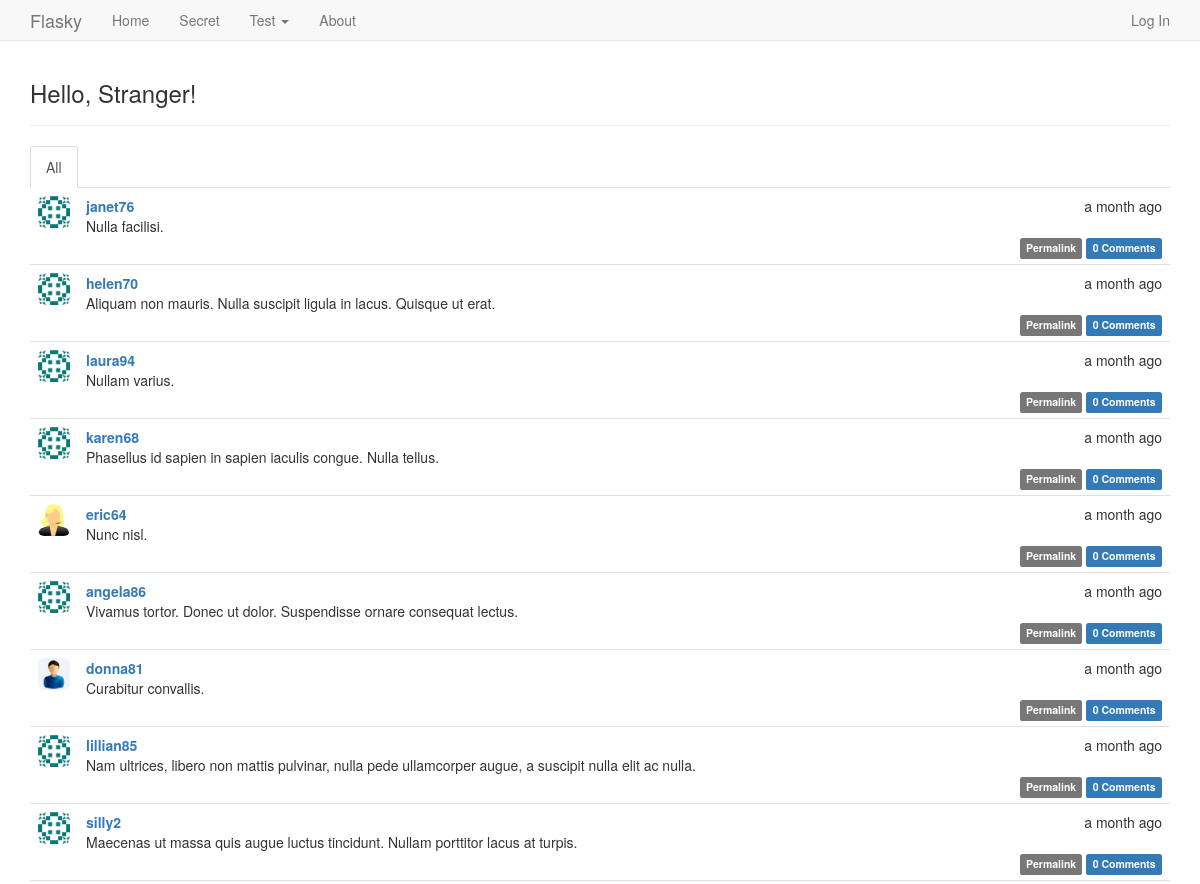
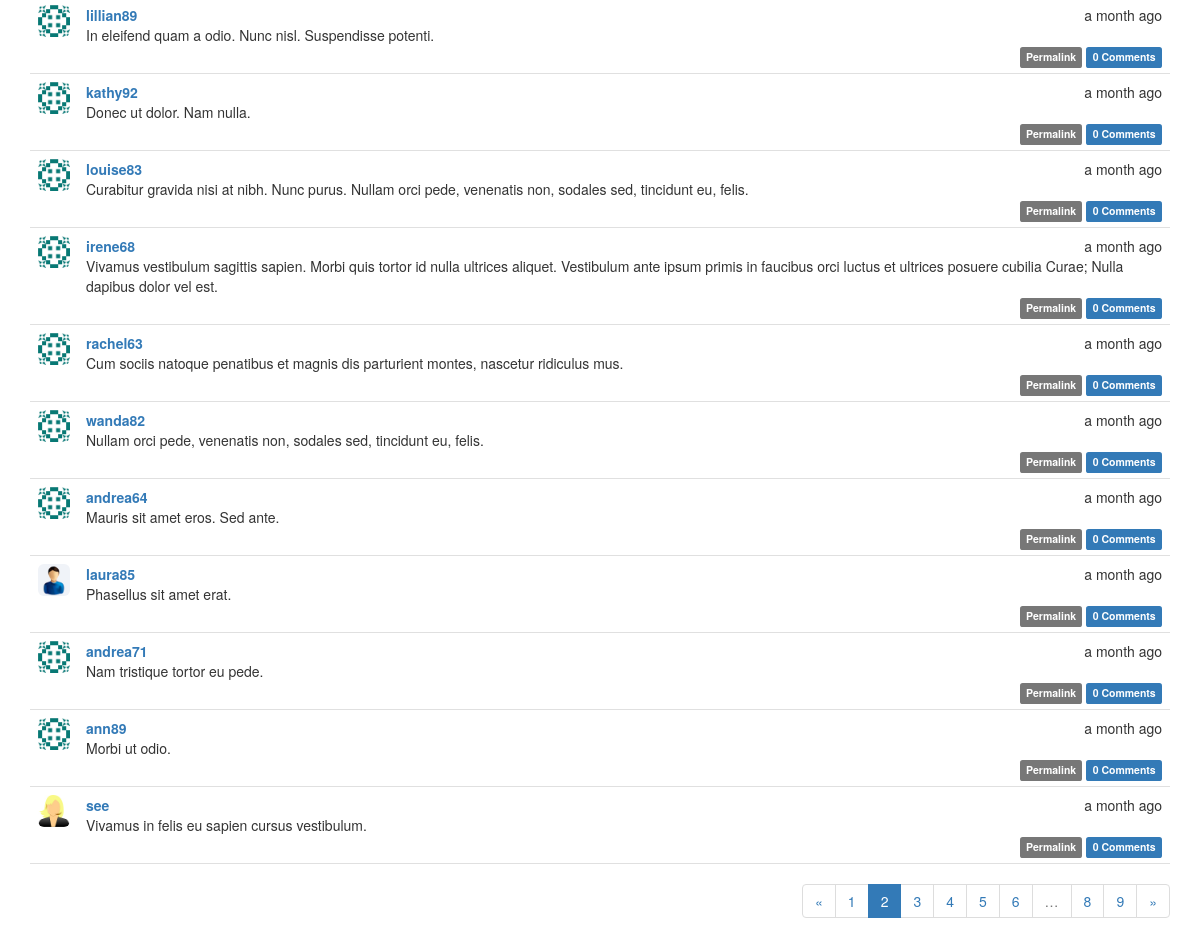
Screenshot of /?page=2 with the database file from the repository (2 pictures, top to bottom).
### app/models.py (models this page shows, shortened)
class Post(db.Model):
    __tablename__ = 'posts'
    id = db.Column(db.Integer, primary_key=True)
    body = db.Column(db.Text)
    timestamp = db.Column(db.DateTime, index=True,default=datetime.utcnow)
    author_id = db.Column(db.Integer, db.ForeignKey('users.id'))
    body_html = db.Column(db.Text)
    comments = db.relationship('Comment', backref='post', lazy='dynamic')

class User(UserMixin, db.Model):
    __tablename__ = 'users'
    id = db.Column(db.Integer, primary_key=True)
    email = db.Column(db.String(64), unique=True, index=True)
    username = db.Column(db.String(64), unique=True, index=True)
    role_id = db.Column(db.Integer, db.ForeignKey('roles.id'))
    password_hash = db.Column(db.String(128))
    confirmed = db.Column(db.Boolean, default=False)
    name = db.Column(db.String(64))
    sex = db.Column(db.Integer)     # 1.male 2.female 0. none
    location = db.Column(db.String(64))
    about_me = db.Column(db.Text())
    member_since = db.Column(db.DateTime(), default=datetime.utcnow)
    last_seen = db.Column(db.DateTime(), default=datetime.utcnow)
    posts = db.relationship('Post', backref='author', lazy='dynamic')
    followed = db.relationship('Follow',
                               foreign_keys=[Follow.follower_id],
                               backref=db.backref('follower', lazy='joined'),
                               lazy='dynamic',
                               cascade='all, delete-orphan')
    followers = db.relationship('Follow',
                                foreign_keys=[Follow.followed_id],
                                backref=db.backref('followed', lazy='joined'),
                                lazy='dynamic',
                                cascade='all, delete-orphan')
    comments = db.relationship('Comment', backref='author', lazy='dynamic')
    @property
    def password(self):
        raise AttributeError('password is not a readable attribute')
    def get_avatar(self):
        if self.sex == 1:
            avatar = 'avatar/male.jpg'
            return avatar
        elif self.sex == 2:
            avatar = 'avatar/female.jpg'
            return avatar
        else:
            avatar = 'avatar/none.jpg'
            return avatar

### app/main/views.py (the view)
@main.route('/', methods=['GET','POST'])
def index():
    form = PostForm()
    if current_user.can(Permission.WRITE_ARTICLES) and form.validate_on_submit():
        print "Comes here..."
        post = Post(body=form.body.data, author=current_user._get_current_object())
        db.session.add(post)
        return redirect(url_for('.index'))
    page =  request.args.get('page',1,type=int)
    show_followed = False
    if current_user.is_authenticated:
        show_followed = bool(request.cookies.get('show_followed', ''))
    if show_followed:
        query = current_user.followed_posts
    else:
        query = Post.query
    pagination = query.order_by(Post.timestamp.desc()).paginate(
        page, per_page=current_app.config['FLASKY_POSTS_PER_PAGE'],
        error_out=False)
    posts = pagination.items
    return render_template('index.html', form=form, posts=posts,show_followed=show_followed,pagination=pagination)

### app/auth/views.py (called while the page is built)
@auth.before_app_request
def before_request():
    if current_user.is_authenticated:
        current_user.ping()
        if not current_user.confirmed and  request.endpoint == 'user.secret':
            return redirect(url_for('auth.unconfirmed'))

### app/main/__init__.py (called while the page is built)
@main.app_context_processor
def inject_permissions():
    return dict(Permission=Permission)

### app/models.py (called while the page is built)
    def can(self, permissions):
        return False

    def is_administrator(self):
        return False

### app/user/__init__.py (called while the page is built)
@user.app_context_processor
def inject_permissions():
    return dict(Permission=Permission)

### app/templates/index.html (shortened to what this page needs)
{% extends "base.html" %}
{% import "bootstrap/wtf.html" as wtf %}
{% import "_macros.html" as macros %}
{% block page_content %}
<div class="page-header">
    <h3>Hello, {% if current_user.is_authenticated %}{{ current_user.username }}{% else %}Stranger{% endif %}!</h3>
</div>
<div class="post-tabs">
    <ul class="nav nav-tabs">
        <li{% if not show_followed %} class="active"{% endif %}><a href="{{ url_for('.show_all') }}">All</a></li>
    </ul>
    {% include '_posts.html' %}
</div>
{% if pagination %}
<div class="pagination">
    {{ macros.pagination_widget(pagination, '.index') }}
</div>
{% endif %}
{% endblock %}

### app/templates/_posts.html (shortened to what this page needs)
<ul class="posts">
    {% for post in posts %}
    <li class="post">
        <div class="post-thumbnail">
            <a href="{{ url_for('user.user_home',username=post.author.username) }}">
                <img class="img-rounded profile-thumbnail0" src="{{ url_for('static',filename=post.author.get_avatar()) }}" with="32" height="32">
            </a>
        </div>
        <div class="post-content">
            <div class="post-date">{{ moment(post.timestamp).fromNow() }}</div>
            <div class="post-author"><a href="{{ url_for('user.user_home',username=post.author.username) }}">{{ post.author.username }}</a></div>
            <div class="post-body">
                {% if post.body_html %}
                    {{ post.body_html | safe }}
                {% else %}
                    {{ post.body }}
                {% endif %}
            </div>
            <div class="post-footer">
                <a href="{{url_for('main.post', id=post.id) }}">
                    <span class="label label-default">Permalink</span>
                </a>
                <a href="{{ url_for('main.post', id=post.id) }}#comments">
                    <span class="label label-primary">{{ post.comments.count() }} Comments</span>
                </a>
            </div>
        </div>
    </li>
    {% endfor %}
</ul>

### app/static/css/styles.css (style rules this page uses)
body { position: relative; padding-top: 40px; padding-bottom: 30px; }
.post-tabs { margin-top:15px; }
div.post-tabs { margin-top: 16px; }
ul.posts { list-style-type: none; padding: 0px; margin: 16px 0px 0px 0px; border-top: 1px solid #e0e0e0; }
div.post-tabs ul.posts { margin: 0px; border-top: none; }
ul.posts li.post { padding: 8px; border-bottom: 1px solid #e0e0e0; }
div.post-date { float: right; }
div.post-author { font-weight: bold; }
div.post-thumbnail { position: absolute; }
div.post-content { margin-left: 48px; min-height: 48px; }
div.post-footer { text-align: right; }
div.pagination { width: 100%; text-align: right; padding: 0px; margin: 0px; }

### rows the page displays
Post: timestamp "a month ago", author.username "janet76", body "Nulla facilisi.", comments.count "0"
Post: timestamp "a month ago", author.username "helen70", body "Aliquam non mauris. Nulla suscipit ligula in lacus. Quisque ut erat.", comments.count "0"
Post: timestamp "a month ago", author.username "laura94", body "Nullam varius.", comments.count "0"
Post: timestamp "a month ago", author.username "karen68", body "Phasellus id sapien in sapien iaculis congue. Nulla tellus.", comments.count "0"
Post: timestamp "a month ago", author.username "eric64", body "Nunc nisl.", comments.count "0"
Post: timestamp "a month ago", author.username "angela86", body "Vivamus tortor. Donec ut dolor. Suspendisse ornare consequat lectus.", comments.count "0"
Post: timestamp "a month ago", author.username "donna81", body "Curabitur convallis.", comments.count "0"
Post: timestamp "a month ago", author.username "lillian85", body "Nam ultrices, libero non mattis pulvinar, nulla pede ullamcorper augue, a suscipit nulla elit ac nulla.", comments.count "0"
Post: timestamp "a month ago", author.username "silly2", body "Maecenas ut massa quis augue luctus tincidunt. Nullam porttitor lacus at turpis.", comments.count "0"
Post: timestamp "a month ago", author.username "lillian89", body "In eleifend quam a odio. Nunc nisl. Suspendisse potenti.", comments.count "0"
Post: timestamp "a month ago", author.username "kathy92", body "Donec ut dolor. Nam nulla.", comments.count "0"
Post: timestamp "a month ago", author.username "louise83", body "Curabitur gravida nisi at nibh. Nunc purus. Nullam orci pede, venenatis non, sodales sed, tincidunt eu, felis.", comments.count "0"
Post: timestamp "a month ago", author.username "irene68", body "Vivamus vestibulum sagittis sapien. Morbi quis tortor id nulla ultrices aliquet. Vestibulum ante ipsum primis in faucibus orci luctus et ultrices posuere cubilia Curae; Nulla dapibus dolor vel est.", comments.count "0"
Post: timestamp "a month ago", author.username "rachel63", body "Cum sociis natoque penatibus et magnis dis parturient montes, nascetur ridiculus mus.", comments.count "0"
Post: timestamp "a month ago", author.username "wanda82", body "Nullam orci pede, venenatis non, sodales sed, tincidunt eu, felis.", comments.count "0"
Post: timestamp "a month ago", author.username "andrea64", body "Mauris sit amet eros. Sed ante.", comments.count "0"
Post: timestamp "a month ago", author.username "laura85", body "Phasellus sit amet erat.", comments.count "0"
Post: timestamp "a month ago", author.username "andrea71", body "Nam tristique tortor eu pede.", comments.count "0"
Post: timestamp "a month ago", author.username "ann89", body "Morbi ut odio.", comments.count "0"
Post: timestamp "a month ago", author.username "see", body "Vivamus in felis eu sapien cursus vestibulum.", comments.count "0"

### other values shown
{{ p }} "1" "3" "4" "5" "6" "8" "9"
{{ p }} "2"
